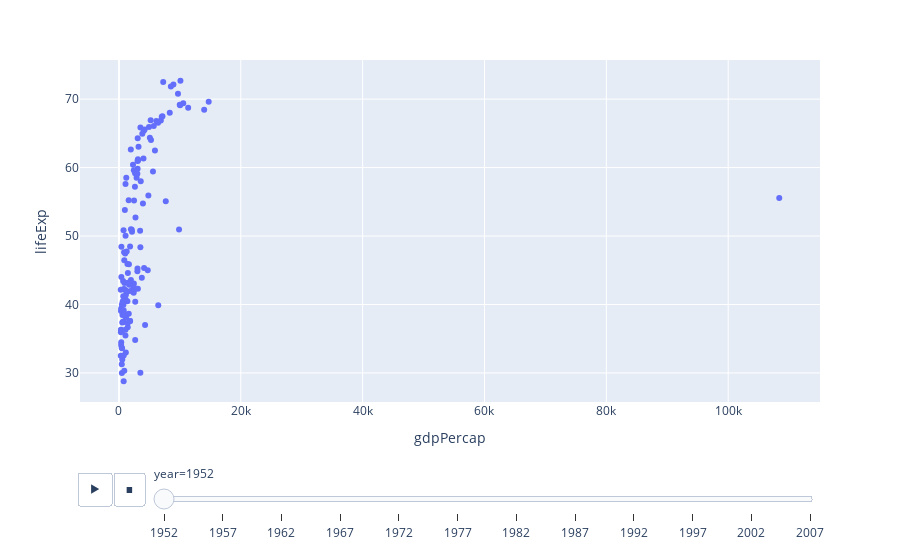

Notebook code for this chart:
### Code cell
px.scatter(df, x='gdpPercap',y='lifeExp',animation_frame='year',animation_group='country')

### Figure 1 — Plotly figure (JSON) as saved in the notebook; plotly's stock layout.template omitted (floating-point values rounded to 4 significant figures; data arrays with more than 128 entries replaced by an {"elided": "..."} marker saying what was removed)
{"data": [{"hovertemplate": "year=1952<br>gdpPercap=%{x}<br>lifeExp=%{y}<extra></extra>", "ids": {"elided": "142 str values"}, "legendgroup": "", "marker": {"color": "#636efa", "symbol": "circle"}, "mode": "markers", "name": "", "orientation": "v", "showlegend": false, "type": "scatter", "x": {"elided": "142 float values"}, "xaxis": "x", "y": {"elided": "142 float values"}, "yaxis": "y"}], "layout": {"legend": {"tracegroupgap": 0}, "margin": {"t": 60}, "sliders": [{"active": 0, "currentvalue": {"prefix": "year="}, "len": 0.9, "pad": {"b": 10, "t": 60}, "steps": [{"args": [["1952"], {"frame": {"duration": 0, "redraw": false}, "fromcurrent": true, "mode": "immediate", "transition": {"duration": 0, "easing": "linear"}}], "label": "1952", "method": "animate"}, {"args": [["1957"], {"frame": {"duration": 0, "redraw": false}, "fromcurrent": true, "mode": "immediate", "transition": {"duration": 0, "easing": "linear"}}], "label": "1957", "method": "animate"}, {"args": [["1962"], {"frame": {"duration": 0, "redraw": false}, "fromcurrent": true, "mode": "immediate", "transition": {"duration": 0, "easing": "linear"}}], "label": "1962", "method": "animate"}, {"args": [["1967"], {"frame": {"duration": 0, "redraw": false}, "fromcurrent": true, "mode": "immediate", "transition": {"duration": 0, "easing": "linear"}}], "label": "1967", "method": "animate"}, {"args": [["1972"], {"frame": {"duration": 0, "redraw": false}, "fromcurrent": true, "mode": "immediate", "transition": {"duration": 0, "easing": "linear"}}], "label": "1972", "method": "animate"}, {"args": [["1977"], {"frame": {"duration": 0, "redraw": false}, "fromcurrent": true, "mode": "immediate", "transition": {"duration": 0, "easing": "linear"}}], "label": "1977", "method": "animate"}, {"args": [["1982"], {"frame": {"duration": 0, "redraw": false}, "fromcurrent": true, "mode": "immediate", "transition": {"duration": 0, "easing": "linear"}}], "label": "1982", "method": "animate"}, {"args": [["1987"], {"frame": {"duration": 0, "redraw": false}, "fromcurrent": true, "mode": "immediate", "transition": {"duration": 0, "easing": "linear"}}], "label": "1987", "method": "animate"}, {"args": [["1992"], {"frame": {"duration": 0, "redraw": false}, "fromcurrent": true, "mode": "immediate", "transition": {"duration": 0, "easing": "linear"}}], "label": "1992", "method": "animate"}, {"args": [["1997"], {"frame": {"duration": 0, "redraw": false}, "fromcurrent": true, "mode": "immediate", "transition": {"duration": 0, "easing": "linear"}}], "label": "1997", "method": "animate"}, {"args": [["2002"], {"frame": {"duration": 0, "redraw": false}, "fromcurrent": true, "mode": "immediate", "transition": {"duration": 0, "easing": "linear"}}], "label": "2002", "method": "animate"}, {"args": [["2007"], {"frame": {"duration": 0, "redraw": false}, "fromcurrent": true, "mode": "immediate", "transition": {"duration": 0, "easing": "linear"}}], "label": "2007", "method": "animate"}], "x": 0.1, "xanchor": "left", "y": 0, "yanchor": "top"}], "updatemenus": [{"buttons": [{"args": [null, {"frame": {"duration": 500, "redraw": false}, "fromcurrent": true, "mode": "immediate", "transition": {"duration": 500, "easing": "linear"}}], "label": "&#9654;", "method": "animate"}, {"args": [[null], {"frame": {"duration": 0, "redraw": false}, "fromcurrent": true, "mode": "immediate", "transition": {"duration": 0, "easing": "linear"}}], "label": "&#9724;", "method": "animate"}], "direction": "left", "pad": {"r": 10, "t": 70}, "showactive": false, "type": "buttons", "x": 0.1, "xanchor": "right", "y": 0, "yanchor": "top"}], "xaxis": {"anchor": "y", "domain": [0, 1], "title": {"text": "gdpPercap"}}, "yaxis": {"anchor": "x", "domain": [0, 1], "title": {"text": "lifeExp"}}}}
